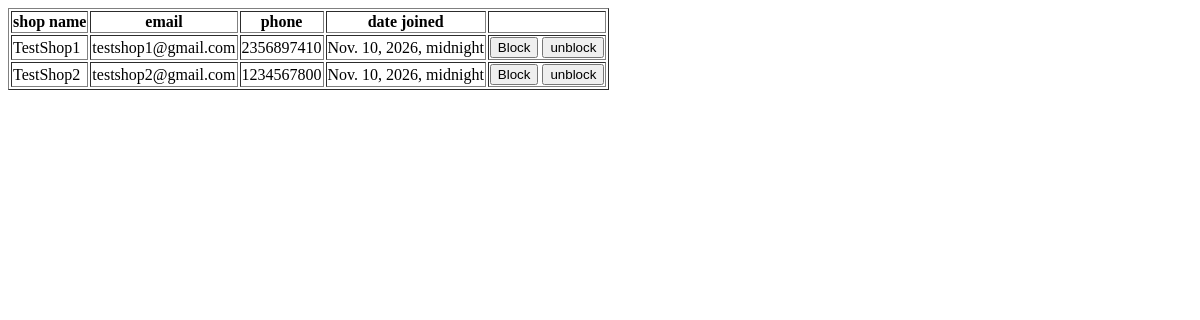
Page /BlockOrUnblockShops on the earlier database version.
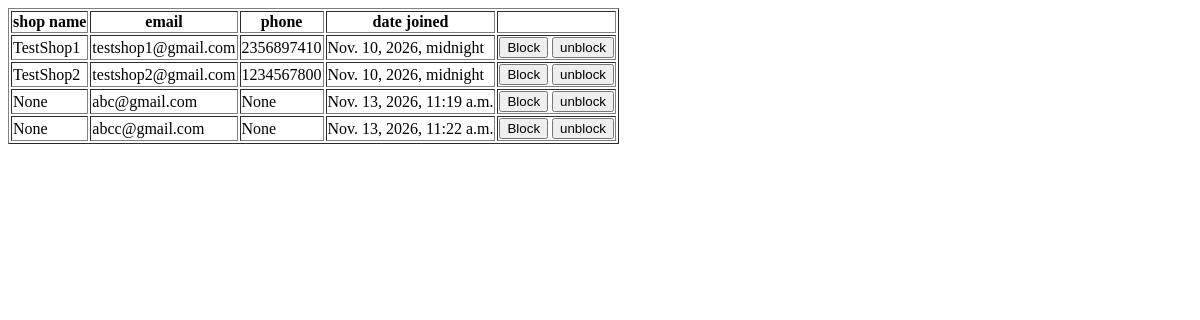
Same page on the later database version.
### RetailIQApp/models.py (models this page shows)
class ShopTable(models.Model):
    shop_name = models.CharField(max_length=40, null=True, blank=True)
    email = models.EmailField(max_length=50, null=True, blank=True)
    phone = models.CharField(max_length=20, null=True, blank=True)
    date_joined = models.DateTimeField(auto_now_add=True)
    LOGINID = models.ForeignKey(LoginTable, on_delete=models.CASCADE, null=True, blank=True)

### RetailIQApp/views.py (the view)
# urls.py: path('BlockOrUnblockShops',BlockOrUnblockShops.as_view(),name='BlockOrUnblockShops'),
class BlockOrUnblockShops(View):
    def get(self,request):
        obj = ShopTable.objects.all()
        return render(request,'admin/BlockOrUnblockShops.html', {'shop_data':obj})

### templates/admin/BlockOrUnblockShops.html (shortened to what this page needs)
<!DOCTYPE html>
<html lang="en">
<head>
</head>
<body>
    <table border="1">
        <tr>
            <th>shop name</th>
            <th>email</th>
            <th>phone</th>
            <th>date joined</th>
            <th></th>
        </tr>
        {% for i in shop_data %}
        <tr>
            <td>{{ i.shop_name }}</td>
            <td>{{ i.email }}</td>
            <td>{{ i.phone }}</td>
            <td>{{ i.date_joined }}</td>
            <td>
                <button>Block</button>
                <button>unblock</button>
            </td>
        </tr>
        {% endfor %}
    </table>
</body>
</html>

Differences in the rows shown:
added ShopTable: shop_name "None", email "abc@gmail.com", phone "None", date_joined "Nov. 13, 2026, 11:19 a.m."
added ShopTable: shop_name "None", email "abcc@gmail.com", phone "None", date_joined "Nov. 13, 2026, 11:22 a.m."
